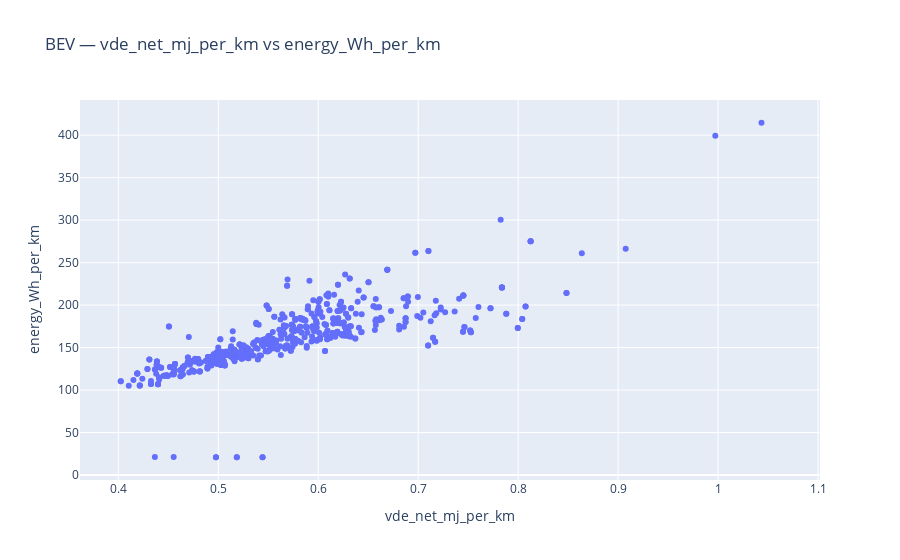

The cell this chart's notebook holds for it:
### Code cell
# %% Gráfico de dispersão: vde_net_mj_per_km vs energy_Wh_per_km (BEV)
import plotly.express as px

import pandas as pd
assert len(df_vde_to_insert) == len(df_fc)

cols = df_fc.columns
df_plot = pd.concat(
    [df_vde_to_insert.reset_index(drop=True),
     df_fc[cols].reset_index(drop=True)],
    axis=1
)


# Filtro: só BEV
df_bev = df_plot[df_plot["electrification"] == 'BEV'].copy()

fig = px.scatter(
    data_frame=df_bev,
    x="vde_net_mj_per_km",
    y="energy_Wh_per_km",
    labels={"vde_net_mj_per_km":"vde_net_mj_per_km", "energy_Wh_per_km":"energy_Wh_per_km"},
    title="BEV — vde_net_mj_per_km vs energy_Wh_per_km"
)

fig.show()

### Figure 1 — Plotly figure (JSON) as saved in the notebook; plotly's stock layout.template omitted (floating-point values rounded to 4 significant figures; data arrays with more than 128 entries replaced by an {"elided": "..."} marker saying what was removed)
{"data": [{"hovertemplate": "vde_net_mj_per_km=%{x}<br>energy_Wh_per_km=%{y}<extra></extra>", "legendgroup": "", "marker": {"color": "#636efa", "symbol": "circle"}, "mode": "markers", "name": "", "orientation": "v", "showlegend": false, "type": "scatter", "x": {"elided": "781 float values"}, "xaxis": "x", "y": {"elided": "781 float values"}, "yaxis": "y"}], "layout": {"legend": {"tracegroupgap": 0}, "title": {"text": "BEV — vde_net_mj_per_km vs energy_Wh_per_km"}, "xaxis": {"anchor": "y", "domain": [0, 1], "title": {"text": "vde_net_mj_per_km"}}, "yaxis": {"anchor": "x", "domain": [0, 1], "title": {"text": "energy_Wh_per_km"}}}}
